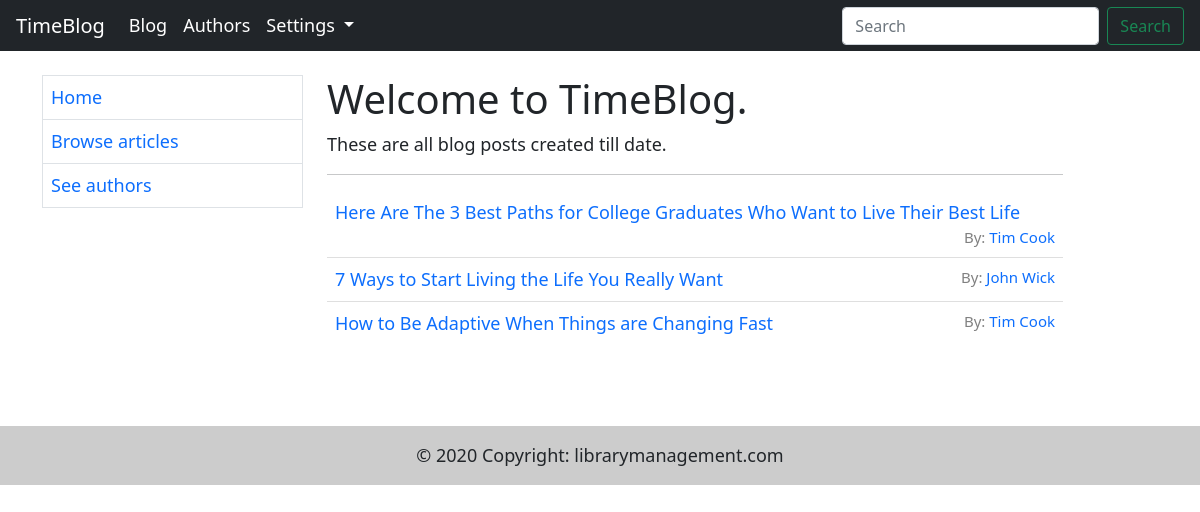
The page /blogs/all/ on the database its author committed.
### blog/models.py (models this page shows, shortened)
class Blog(models.Model):
    author = models.ForeignKey('Author', on_delete=models.SET_NULL, null=True)
    title = models.CharField(max_length=200)
    content = models.TextField(max_length=10000)
    timestamp = models.DateTimeField(auto_now_add=True, blank=True,)

class Author(models.Model):
    first_name = models.CharField(max_length=100)
    last_name = models.CharField(max_length=100)
    bio = models.TextField(max_length=10000, blank=True)
    date_of_birth = models.DateField(null=True, blank=True)
    def __str__(self):
        return f'{self.first_name} {self.last_name}'

### blog/views.py (the view)
# urls.py: path('all/', views.BlogListView.as_view(), name="blogs"),
class BlogListView(generic.ListView):
    model = Blog
    template_name = 'blog/blogs.html'
    context_object_name = 'blogs'

### templates/blog/blogs.html (shortened to what this page needs)
{% extends 'base.html' %}
{% block body %}
    <h1>Welcome to TimeBlog.</h1>
    <p class="vLargeTextField">These are all blog posts created till date.</p>
    <hr>
    <ul class="list-group list-group-flush">
        {% for blog in blogs %}
            <li class="p-2 list-group-item">
                <a href="{% url 'blog' blog.author_id %}"> {{ blog.title }}</a>
            <a href="{% url 'author' blog.author.id %}" style="font-size: 15px; float:right"><span style="color: gray">By:</span> {{ blog.author }}</a>
            </li>
        {% endfor %}
    </ul>
{% endblock %}

### rows shown on the page
Blog: title "Here Are The 3 Best Paths for College Graduates Who Want to Live Their Best Life", author "Tim Cook"
Blog: title "7 Ways to Start Living the Life You Really Want", author "John Wick"
Blog: title "How to Be Adaptive When Things are Changing Fast", author "Tim Cook"
